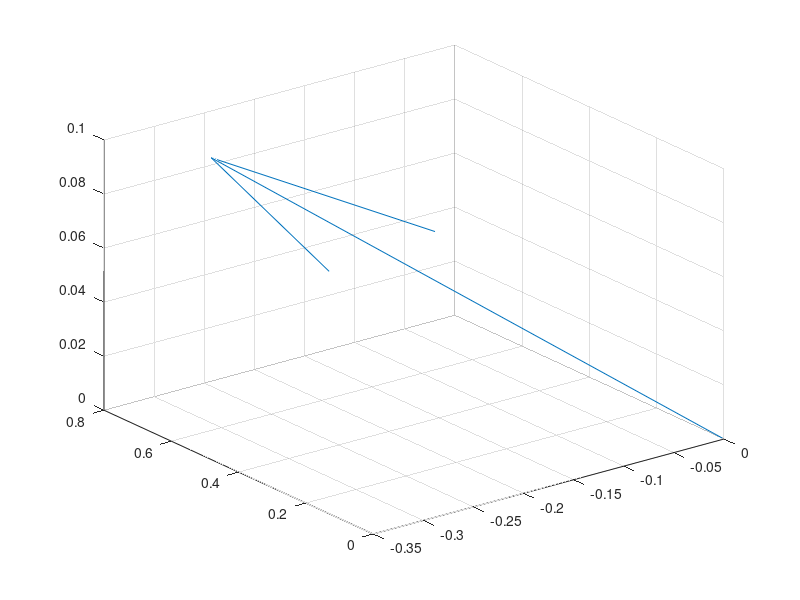
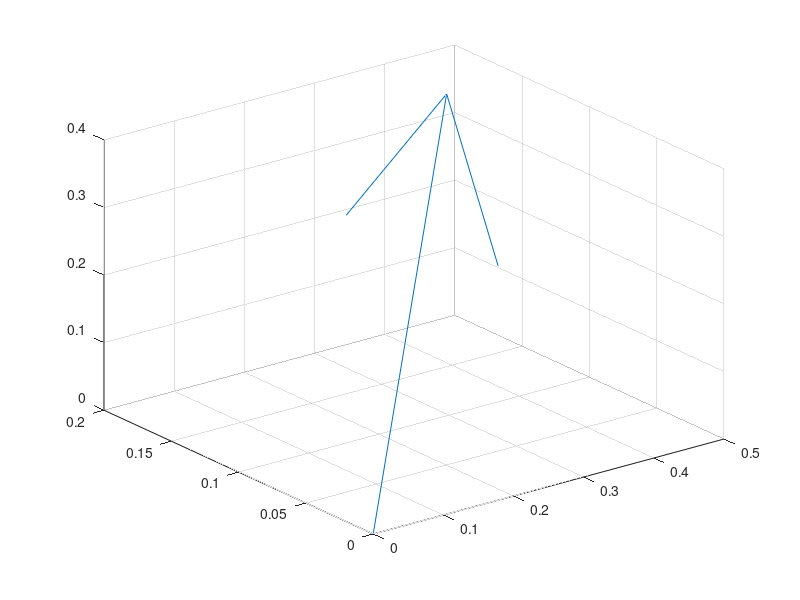
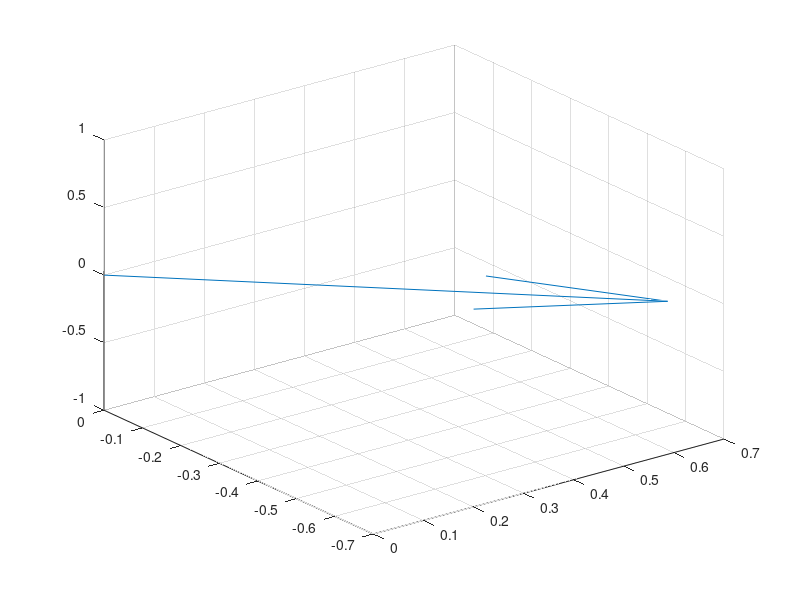

These charts were generated, in order, by the following MATLAB code:
%Vectores
function ejerc1a()
   v1 = [-0.3; 0.8; 0.1];
   v2 = [0.5; 0.2; 0.4];
   v3 = [1/sqrt(2); -1/sqrt(2); 0];
   plotter(v1);
   plotter(v2);
   plotter(v3);
end

function plotter(vector)
    figure;
    quiver3(0,0,0,vector(1), vector(2), vector(3));
end